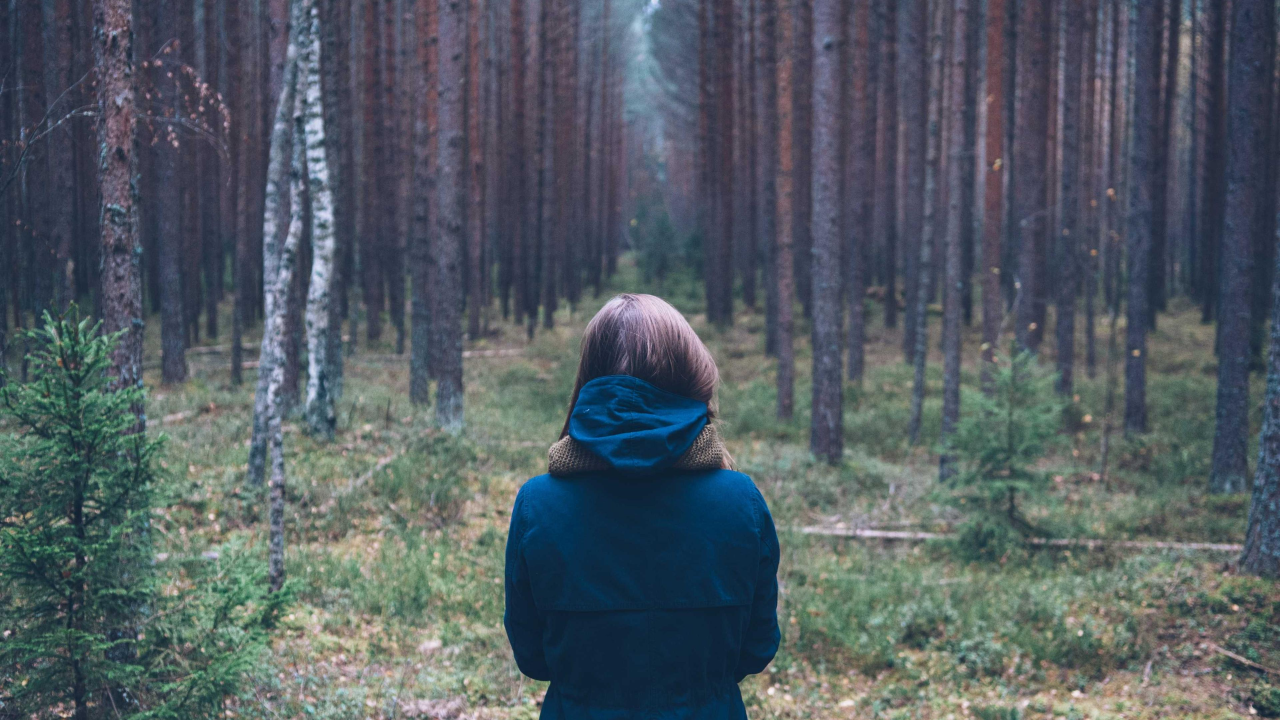
#> input picture img/img-1B.jpg, 3840 x 2160 px, found by its file name (shown at 1/3 size); the run also reads 1 picture not shown here
$ python compare_img.py
#> lines starting #> are read from the running program, lines starting #| are printed output that depends on the picture; long printed decimals are rounded
import cv2
import numpy as np
from skimage.metrics import structural_similarity as ssim

def mse(image1, image2):
    # Compute the Mean Squared Error (MSE)
    return np.sum((image1 - image2) ** 2) / float(image1.shape[0] * image1.shape[1])

def compare_images(image1, image2):
    # Compute MSE and SSIM
    m = mse(image1, image2)
    s = ssim(image1, image2)
    return m, s

# Read the images
image1 = cv2.imread("img/img-1B.jpg")
#> image1 is the input picture: shape (2160, 3840, 3); mean B, G, R 99.2, 92.4, 82.6
image2 = cv2.imread("compressed_image/compressed_parallel1.jpg")

# Check if images are loaded properly
if image1 is None or image2 is None:
    print("Error loading images!")
else:
    # Resize images to match (optional)
    image1_resized = cv2.resize(image1, (300, 300))  # Resize to same size
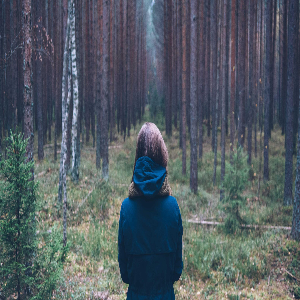
#> image1_resized: shape (300, 300, 3); mean B, G, R 99.1, 92.2, 82.5
    image2_resized = cv2.resize(image2, (300, 300))

    # Convert images to grayscale (optional, for simpler comparison)
    image1_gray = cv2.cvtColor(image1_resized, cv2.COLOR_BGR2GRAY)
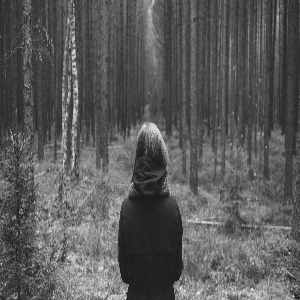
#> image1_gray: shape (300, 300); min 25, max 241, mean 90.1
    image2_gray = cv2.cvtColor(image2_resized, cv2.COLOR_BGR2GRAY)

    # Compare the images
    mse_value, ssim_value = compare_images(image1_gray, image2_gray)
#> in compare_images, `m = mse(image1, image2)`: m = 5.09
#> in compare_images, `s = ssim(image1, image2)`: s = 0.99
#> mse_value = 5.09; ssim_value = 0.99

    # Output comparison results
    print(f"MSE: {mse_value}")
#| MSE: 5.088
    print(f"SSIM: {ssim_value}")
#| SSIM: 0.9903
